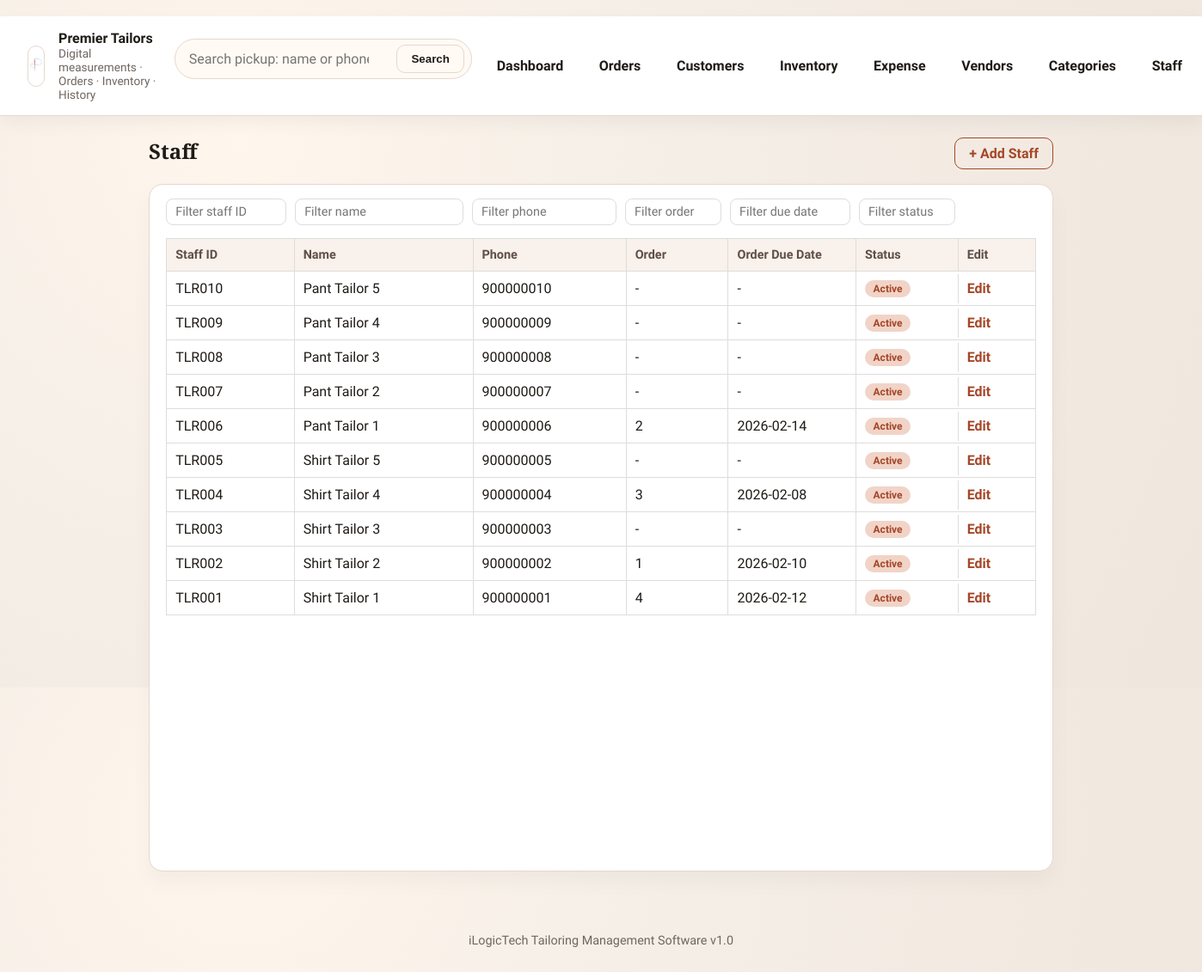
/tailors, run on the app's committed database.
### tables this page shows
CREATE TABLE tailors (
        id INTEGER PRIMARY KEY AUTOINCREMENT,
        tailor_code TEXT UNIQUE,
        name TEXT NOT NULL,
        role TEXT NOT NULL,
        phone TEXT NOT NULL,
        status TEXT NOT NULL,
        team TEXT
    );

CREATE TABLE orders (
            id INTEGER PRIMARY KEY AUTOINCREMENT,
            customer_id INTEGER NOT NULL,
            due_date TEXT,
            status TEXT NOT NULL,
            priority TEXT NOT NULL,
            assigned_team TEXT,
            assigned_tailor TEXT,
            notes TEXT,
            advance_amount REAL,
            total_amount REAL,
            paid_at TEXT,
            delivered_at TEXT,
            completed_at TEXT,
            picked_up_at TEXT,
            created_at TEXT NOT NULL,
            FOREIGN KEY (customer_id) REFERENCES customers (id)
        );

### app.py (the view)
@app.route("/tailors")
def tailors():
    conn = get_db()
    rows = conn.execute(
        """
        SELECT
            t.id,
            t.tailor_code,
            t.name,
            t.phone,
            t.status,
            o.id AS order_id,
            o.due_date
        FROM tailors t
        LEFT JOIN orders o ON o.assigned_tailor = t.name
        ORDER BY t.id DESC
        """
    ).fetchall()
    conn.close()
    return render_template("tailors.html", tailors=rows, title="Tailors")

### app.py (called while the page is built)
def get_db() -> sqlite3.Connection:
    conn = sqlite3.connect(DB_PATH)
    conn.row_factory = sqlite3.Row
    return conn

@app.before_request
def ensure_db_ready() -> None:
    global _db_ready
    if not _db_ready:
        init_db()
        _db_ready = True

### templates/tailors.html
﻿{% extends "base.html" %}
{% block content %}
<div class="page-head">
  <h2>Staff</h2>
  <a href="{{ url_for('tailor_add') }}" class="btn">+ Add Staff</a>
</div>
<div class="card">
  <div class="table-wrap has-filters" style="--table-cols: 1fr 1.4fr 1.2fr 0.8fr 1fr 0.8fr 0.6fr;">
    <div class="table-filters">
      <input type="text" placeholder="Filter staff ID" />
      <input type="text" placeholder="Filter name" />
      <input type="text" placeholder="Filter phone" />
      <input type="text" placeholder="Filter order" />
      <input type="text" placeholder="Filter due date" />
      <input type="text" placeholder="Filter status" />
      <div class="filter-spacer"></div>
    </div>
    <div class="table">
      <div class="table-row table-head">
        <div>Staff ID</div>
        <div>Name</div>
        <div>Phone</div>
        <div>Order</div>
        <div>Order Due Date</div>
        <div>Status</div>
        <div>Edit</div>
      </div>
      {% for t in tailors %}
      <div class="table-row">
        <div>{{ t.tailor_code }}</div>
        <div>{{ t.name }}</div>
        <div>{{ t.phone }}</div>
        <div>{{ t.order_id or "-" }}</div>
        <div>{{ t.due_date or "-" }}</div>
        <div>
          <span class="pill">{{ t.status }}</span>
        </div>
        <div>
          <a href="{{ url_for('tailor_edit', tailor_id=t.id) }}" class="link">Edit</a>
        </div>
      </div>
      {% else %}
      <div class="table-row">
        <div class="muted" style="grid-column: 1 / -1; text-align:center;">
          No staff added yet
        </div>
      </div>
      {% endfor %}
    </div>
  </div>
</div>
{% endblock %}

### static/style.css (style rules this page uses)
:root { --ink: #1f1b16; --muted: #6f6660; --surface: #f7f2ea; --panel: #ffffff; --accent: #a54628; --accent-soft: #f1d4c7; --line: #e6d7cd; --warning: #d7762a; --font-title: "Playfair Display", "Times New Roman", serif; --font-body: "Source Sans 3", "Segoe UI", sans-serif; }
* { box-sizing: border-box; }
body { margin: 0; font-family: var(--font-body); color: var(--ink); background: radial-gradient(circle at 20% 20%, #fff6ed 0%, #f6efe7 35%, #efe6dd 100%); }
h1, h2, h3 { font-family: var(--font-title); margin: 0 0 0.4rem 0; }
a { text-decoration: none; color: inherit; }
.card { background: var(--panel); border: 1px solid var(--line); border-radius: 16px; padding: 1rem 1.2rem; box-shadow: 0 12px 24px rgba(0, 0, 0, 0.04); height: 100%; }
.pill { background: var(--accent-soft); color: var(--accent); padding: 0.2rem 0.6rem; border-radius: 999px; font-size: 0.75rem; font-weight: 600; }
.btn { border: 1px solid var(--accent); background: transparent; color: var(--accent); padding: 0.5rem 1rem; border-radius: 10px; font-weight: 600; cursor: pointer; }
.page-head { display: flex; justify-content: space-between; gap: 1rem; align-items: center; margin-bottom: 1rem; }
.table-wrap { --table-cols: 1fr 1fr 1fr; overflow-x: auto; }
.table-filters { display: grid; grid-template-columns: var(--table-cols); gap: 10px; margin-bottom: 15px; align-items: center; }
.table-filters input { width: 100%; padding: 6px 10px; border: 1px solid #ddd; border-radius: 8px; font-size: 0.9rem; background: #fff; box-sizing: border-box; }
.table-filters .filter-spacer { height: 100%; }
.table { display: grid; gap: 0; border: 1px solid #ddd; border-radius: 0; background: #fff; overflow: hidden; }
.table-wrap.has-filters .table { border-top: 1px solid #ddd; border-radius: 0; }
.table-row { display: grid; grid-template-columns: var(--table-cols); gap: 0; align-items: center; padding: 0; border-bottom: 1px solid #ddd; }
.table-row.table-head { background: #f9f1eb; font-weight: 600; font-size: 0.9rem; text-transform: none; color: #5f4f47; border-bottom: 1px solid #ddd; }
.table-row:last-child { border-bottom: none; }
.table-row > * { padding: 10px; border-right: 1px solid #ddd; }
.table-row > *:first-child { border-left: none; }
.table-row > *:last-child { border-right: none; }
.link { color: var(--accent); font-weight: 600; }
input, select, textarea { border: 1px solid var(--line); border-radius: 10px; padding: 0.5rem 0.6rem; font: inherit; background: #fff; }

### data on the page
tailors: tailor_code "TLR010", name "Pant Tailor 5", phone "900000010", order_id "-", due_date "-", status "Active"
tailors: tailor_code "TLR009", name "Pant Tailor 4", phone "900000009", order_id "-", due_date "-", status "Active"
tailors: tailor_code "TLR008", name "Pant Tailor 3", phone "900000008", order_id "-", due_date "-", status "Active"
tailors: tailor_code "TLR007", name "Pant Tailor 2", phone "900000007", order_id "-", due_date "-", status "Active"
tailors: tailor_code "TLR006", name "Pant Tailor 1", phone "900000006", order_id "2", due_date "2026-02-14", status "Active"
tailors: tailor_code "TLR005", name "Shirt Tailor 5", phone "900000005", order_id "-", due_date "-", status "Active"
tailors: tailor_code "TLR004", name "Shirt Tailor 4", phone "900000004", order_id "3", due_date "2026-02-08", status "Active"
tailors: tailor_code "TLR003", name "Shirt Tailor 3", phone "900000003", order_id "-", due_date "-", status "Active"
tailors: tailor_code "TLR002", name "Shirt Tailor 2", phone "900000002", order_id "1", due_date "2026-02-10", status "Active"
tailors: tailor_code "TLR001", name "Shirt Tailor 1", phone "900000001", order_id "4", due_date "2026-02-12", status "Active"
